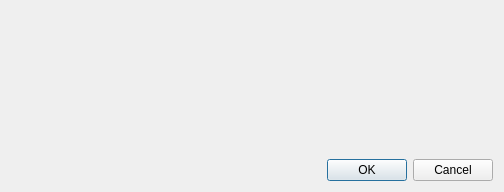
<?xml version="1.0" encoding="UTF-8"?>
<ui version="4.0">
 <class>Dialog_HelloBus</class>
 <widget class="QDialog" name="Dialog_HelloBus">
  <property name="geometry">
   <rect>
    <x>0</x>
    <y>0</y>
    <width>504</width>
    <height>192</height>
   </rect>
  </property>
  <property name="windowTitle">
   <string>哈囉你好嗎？</string>
  </property>
  <layout class="QVBoxLayout" name="verticalLayout">
   <item>
    <widget class="QLabel" name="label_HelloBusPicture">
     <property name="text">
      <string/>
     </property>
     <property name="pixmap">
      <pixmap resource="../Resource/helloBus.qrc">:/helloBus/中興幹線.png</pixmap>
     </property>
    </widget>
   </item>
   <item>
    <widget class="QDialogButtonBox" name="buttonBox">
     <property name="orientation">
      <enum>Qt::Horizontal</enum>
     </property>
     <property name="standardButtons">
      <set>QDialogButtonBox::Cancel|QDialogButtonBox::Ok</set>
     </property>
    </widget>
   </item>
  </layout>
 </widget>
 <resources>
  <include location="../Resource/helloBus.qrc"/>
  <include location="Resource/helloBus.qrc"/>
 </resources>
 <connections>
  <connection>
   <sender>buttonBox</sender>
   <signal>accepted()</signal>
   <receiver>Dialog_HelloBus</receiver>
   <slot>accept()</slot>
   <hints>
    <hint type="sourcelabel">
     <x>248</x>
     <y>254</y>
    </hint>
    <hint type="destinationlabel">
     <x>157</x>
     <y>274</y>
    </hint>
   </hints>
  </connection>
  <connection>
   <sender>buttonBox</sender>
   <signal>rejected()</signal>
   <receiver>Dialog_HelloBus</receiver>
   <slot>reject()</slot>
   <hints>
    <hint type="sourcelabel">
     <x>316</x>
     <y>260</y>
    </hint>
    <hint type="destinationlabel">
     <x>286</x>
     <y>274</y>
    </hint>
   </hints>
  </connection>
 </connections>
</ui>
